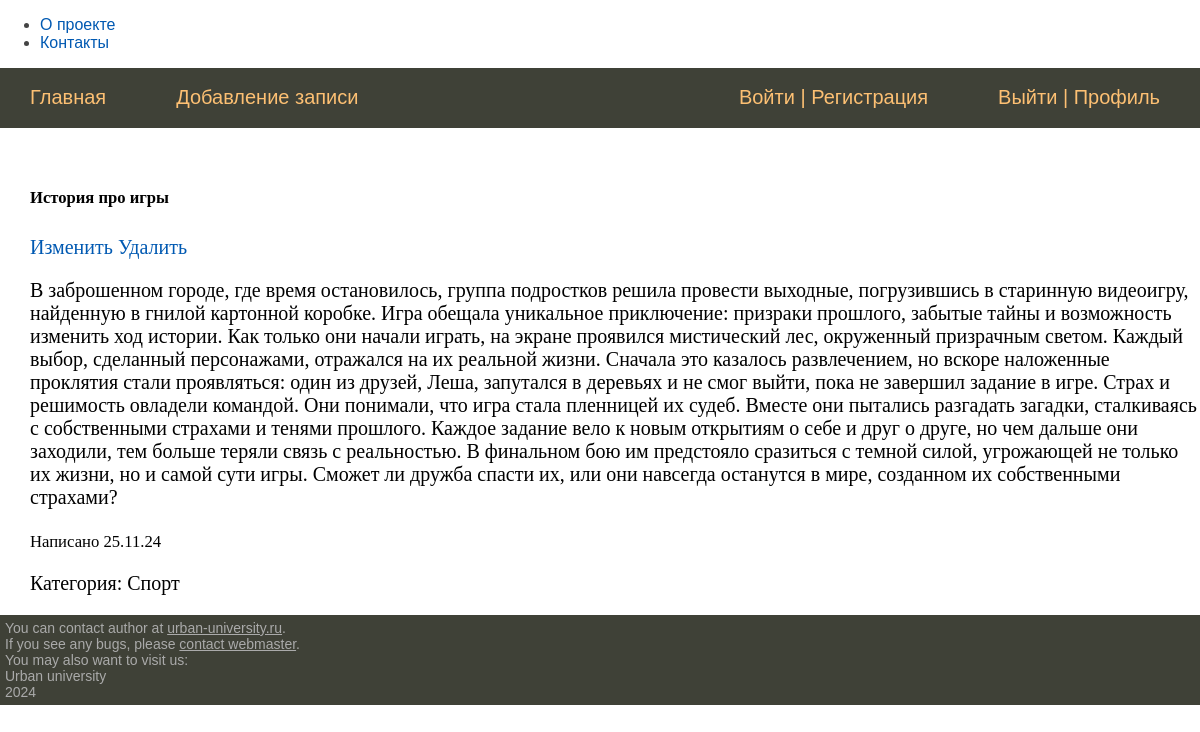
The page /post/p/5 on the database its author committed.
### models/post.py (models this page shows)
class Post(Base):
    __tablename__ = 'posts'
    __table_args__ = {'extend_existing': True}
    id = Column(Integer, primary_key=True, index=True)
    title = Column(String(100))
    slug = Column(String, nullable=False)
    content = Column(Text)
    time_create = Column(DateTime, default=datetime.now())
    is_published = Column(Boolean, default=True)
    category_id = Column(Integer, ForeignKey('category.id'), nullable=True, index=True, default=1)
    category = relationship('Category', back_populates='post')

class Category(Base):
    __tablename__ = 'category'
    __table_args__ = {'extend_existing': True}
    id = Column(Integer, primary_key=True, index=True)
    name = Column(String, unique=True)
    post = relationship('Post', back_populates='category')

### routers/posts.py (the view)
@router.get('/p/{id}')
async def get_post(id: int,
                   db: Annotated[Session, Depends(get_db)],
                   request: Request,
                   ):
    post = retreive_post(id=id, db=db)
    if not post:
        raise HTTPException(status_code=status.HTTP_404_NOT_FOUND, detail='Статья не найдена')
    return templates.TemplateResponse('post/post.html',
                                      {'request': request, "post": post})

### templates/post/post.html
{% extends 'base.html' %}
{% block content %}
  <div class="col-6 mx-auto">
    <div class="card my-3">
      <div class="card-body">
        <h5 class="card-title">{{ post.title }}</h5>
         <div class="d-flex">
          <a href="/pages/none" class="btn btn-sm btn-outline-secondary me-2">Изменить</a>
          <a href="/pages/none" class="btn btn-sm btn-outline-danger">Удалить</a>
          </div>
        <p class="card-text">{{ post.content }}</p>
        <p class="card-text"><small class="text-muted">Написано {{ post.time_create.strftime('%d.%m.%y') }}</small></p>
        <p class="card-text">
          Категория: {{ post.category.name }}</a>
        </p>
      </div>
    </div>
</div>
{% endblock %}

### static/css/style.css (style rules this page uses)
html, body { font-family: 'Arial'; margin: 0; padding: 0; height: 100%; width: 100%; color: #444; }
a { color: #0059b2; text-decoration: none; }

### rows shown on the page
Post: title "История про игры", content "В заброшенном городе, где время остановилось, группа подростков решила провести выходные, погрузившись в старинную видеоигру, найденную в гнилой картонной коробке. Игра обещала уникальное приключение: призраки прошлого, забытые тайны и возможность изменить ход истории. Как только они начали играть, на экране проявился мистический лес, окруженный призрачным светом. Каждый выбор, сделанный персонажами, отражался на их реальной жизни. Сначала это казалось развлечением, но вскоре наложенные проклятия стали проявляться: один из друзей, Леша, запутался в деревьях и не смог выйти, пока не завершил задание в игре. Страх и решимость овладели командой. Они понимали, что игра стала пленницей их судеб.…", time_create "25.11.24"
Category: category.name "Спорт"
